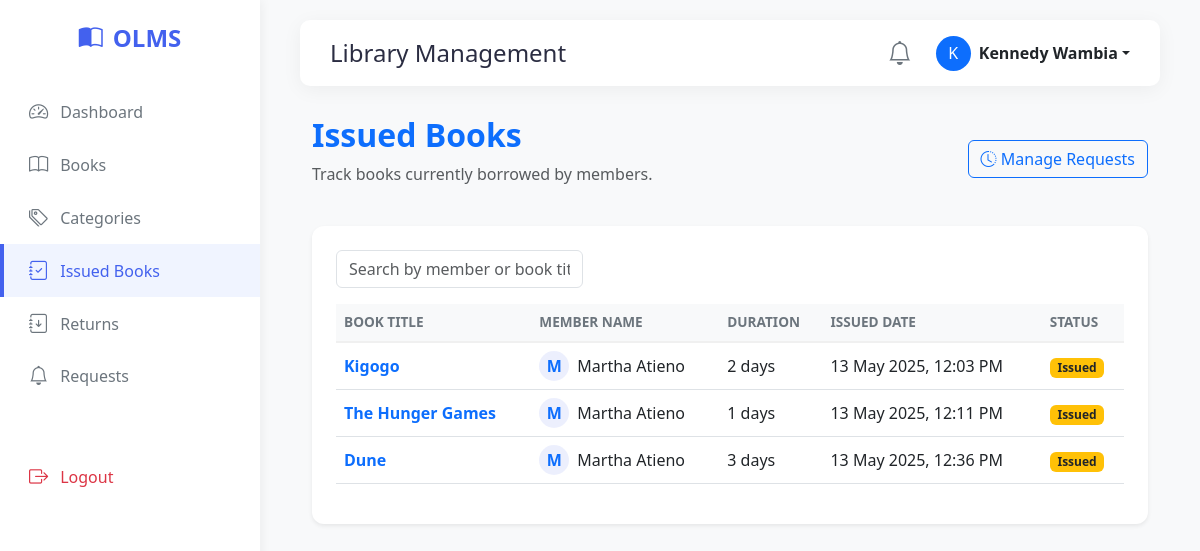
The app's page /issued_books.php (signed in) with its own data.
### tables this page shows
CREATE TABLE `borrow_requests` (
  `id` int(11) NOT NULL,
  `book_id` int(11) NOT NULL,
  `user_id` int(11) NOT NULL,
  `days` int(11) NOT NULL,
  `total_cost` decimal(10,2) NOT NULL,
  `status` enum('pending','Book Issued','Rejected','Book Returned') DEFAULT 'pending',
  `requested_at` timestamp NOT NULL DEFAULT current_timestamp(),
  `updated_at` timestamp NOT NULL DEFAULT current_timestamp() ON UPDATE current_timestamp()
);

CREATE TABLE `books` (
  `id` int(11) NOT NULL,
  `title` varchar(255) NOT NULL,
  `author` varchar(255) NOT NULL,
  `category_id` int(11) NOT NULL,
  `isbn` varchar(50) NOT NULL,
  `quantity` int(11) NOT NULL,
  `created_at` timestamp NOT NULL DEFAULT current_timestamp(),
  `cover_photo` varchar(255) DEFAULT NULL
);

CREATE TABLE `users` (
  `id` int(11) NOT NULL,
  `name` varchar(100) NOT NULL,
  `email` varchar(100) NOT NULL,
  `password` varchar(255) NOT NULL,
  `role` enum('admin','librarian','member') DEFAULT 'member',
  `created_at` timestamp NOT NULL DEFAULT current_timestamp()
);

### issued_books.php (the view, shortened to what this page needs)
<?php
include 'includes/header.php';
$issued_books_sql = "
    SELECT borrow_requests.id, books.title, users.name AS member_name, borrow_requests.days, borrow_requests.total_cost, borrow_requests.requested_at
    FROM borrow_requests
    INNER JOIN books ON borrow_requests.book_id = books.id
    INNER JOIN users ON borrow_requests.user_id = users.id
    WHERE borrow_requests.status = 'Book Issued'
    ORDER BY borrow_requests.requested_at ASC";
$issued_books_result = $conn->query($issued_books_sql);
?>
<div class="container-fluid fade-in">
    <div class="d-flex justify-content-between align-items-center mb-4">
        <div>
            <h2 class="fw-bold text-primary">Issued Books</h2>
            <p class="text-muted">Track books currently borrowed by members.</p>
        </div>
        <div>
             <a href="manage_borrow_requests.php" class="btn btn-outline-primary"><i class="bi bi-clock-history"></i> Manage Requests</a>
        </div>
    </div>
    <div class="card p-4 shadow-sm border-0">
        <div class="row mb-3">
             <div class="col-md-4">
                <input type="text" id="searchInput" class="form-control" placeholder="Search by member or book title...">
            </div>
        </div>
        <div class="table-responsive">
             <?php if ($issued_books_result->num_rows > 0): ?>
                <table class="table table-hover align-middle" id="issuedBooksTable">
                    <thead class="table-light">
                        <tr>
                            <th>Book Title</th>
                            <th>Member Name</th>
                            <th>Duration</th>
                            <th>Issued Date</th>
                            <th>Status</th>
                        </tr>
                    </thead>
                    <tbody>
                        <?php while ($book = $issued_books_result->fetch_assoc()): ?>
                            <tr>
                                <td class="fw-bold text-primary book-title"><?= htmlspecialchars($book['title']); ?></td>
                                <td class="member-name">
                                    <div class="d-flex align-items-center">
                                         <div class="bg-light-primary rounded-circle d-flex align-items-center justify-content-center text-primary fw-bold me-2" style="width: 30px; height: 30px;">
                                            <?= substr(htmlspecialchars($book['member_name']), 0, 1) ?>
                                        </div>
                                        <?= htmlspecialchars($book['member_name']); ?>
                                    </div>
                                </td>
                                <td><?= $book['days']; ?> days</td>
                                <td><?= date('d M Y, h:i A', strtotime($book['requested_at'])); ?></td>
                                <td><span class="badge bg-warning text-dark">Issued</span></td>
                            </tr>
                        <?php endwhile; ?>
                    </tbody>
                </table>
            <?php endif; ?>
        </div>
    </div>
</div>
<?php include 'includes/footer.php'; ?>

### assets/css/style.css (style rules this page uses)
:root { --primary-color: #4361ee; --secondary-color: #3f37c9; --success-color: #4cc9f0; --danger-color: #f72585; --light-bg: #f8f9fa; --dark-text: #2b2d42; --sidebar-bg: #ffffff; --card-shadow: 0 4px 20px rgba(0,0,0,0.05); --hover-shadow: 0 10px 25px rgba(0,0,0,0.1); }
body { font-family: 'Segoe UI', Tahoma, Geneva, Verdana, sans-serif; background-color: var(--light-bg); color: var(--dark-text); overflow-x: hidden; }
.card { border: none; border-radius: 12px; box-shadow: var(--card-shadow); transition: transform 0.3s ease, box-shadow 0.3s ease; background: #fff; overflow: hidden; }
.bg-light-primary { background-color: rgba(67, 97, 238, 0.1); color: var(--primary-color); }
.table { vertical-align: middle; }
.table thead th { border-bottom: 2px solid #f0f0f0; color: #6c757d; font-weight: 600; text-transform: uppercase; font-size: 0.85rem; }
.fade-in { animation: fadeIn 0.5s ease-in-out; }

### records on screen
borrow_requests: book.title "Kigogo", user.name "M", user.name "Martha Atieno", days "2", requested_at "13 May 2025, 12:03 PM"
borrow_requests: book.title "The Hunger Games", user.name "M", user.name "Martha Atieno", days "1", requested_at "13 May 2025, 12:11 PM"
borrow_requests: book.title "Dune", user.name "M", user.name "Martha Atieno", days "3", requested_at "13 May 2025, 12:36 PM"

### other values on screen
substr($_SESSION['username'] ?? 'U', 0, 1) "K"
$_SESSION['username'] "Kennedy Wambia"
